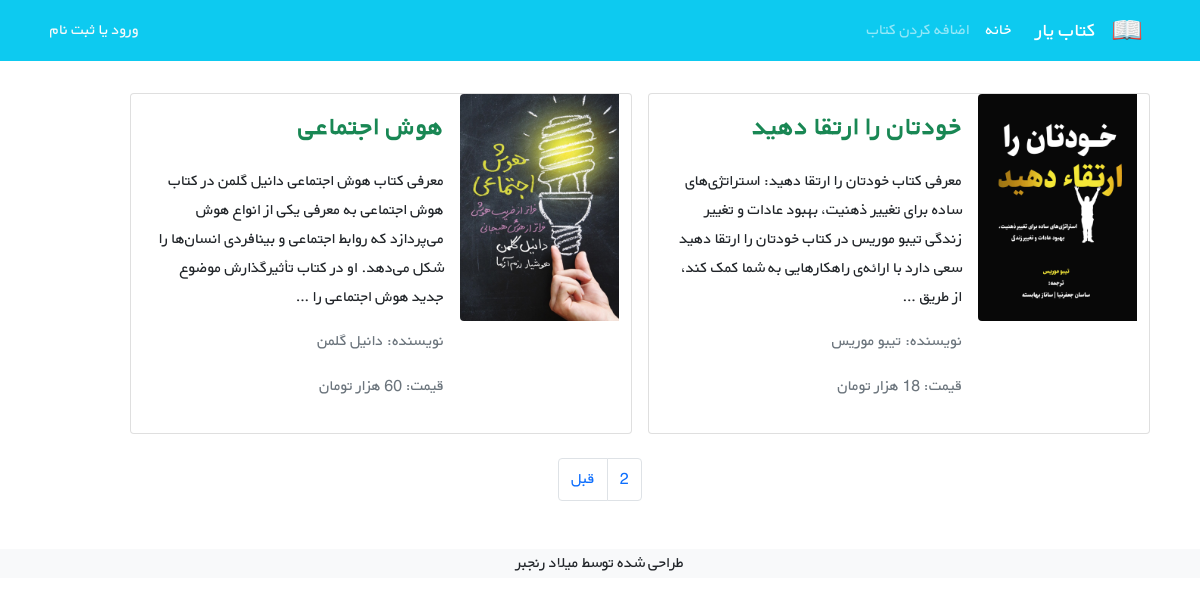
Page /books/?page=2 on the committed database.
### books/models.py (models this page shows, shortened)
class Book(models.Model):
    user = models.ForeignKey(get_user_model(), on_delete=models.CASCADE, default=1, verbose_name='نام کاربری')
    title = models.CharField(max_length=200, verbose_name='عنوان')
    author = models.CharField(max_length=200, verbose_name='نویسنده')
    content = models.TextField(verbose_name='توضیحات')
    price = models.IntegerField(verbose_name='قیمت')
    covers = models.ImageField(upload_to='BookCovers/', blank=True, verbose_name='عکس جلد کتاب')
    def get_absolute_url(self):
        return reverse('book_detail', args=[self.id])

### books/views.py (the view)
# urls.py: path('', BookListView.as_view(), name='book_list'),
class BookListView(generic.ListView):
    model = Book
    template_name = 'books/book_list.html'
    context_object_name = 'books'
    paginate_by = 4

### books/templates/books/book_list.html (shortened to what this page needs)
{% extends 'base.html' %}
{% block content %}
    <div class="container mt-4">
        <div class="row flex-row-reverse">
            {% for book in books %}
                <div class="card m-2" style="max-width: 45%">
                    <div class="row g-0 h-100" dir="rtl">
                        <div class="col-md-4">
                            {% if book.covers %}
                                <img src="{{ book.covers.url }}" class="img-fluid rounded-start" alt="{{ book.title }}">
                            {% endif %}
                        </div>
                        <div class="col-md-8 h-100">
                            <div class="d-flex flex-column justify-content-between h-100">
                                <div class="card-body">
                                    <a class="text-decoration-none text-success" href="{{ book.get_absolute_url }}">
                                        <h3 class="card-title">
                                            <strong>{{ book.title }}</strong>
                                        </h3>
                                    </a>
                                    <p class="card-text pt-3">{{ book.content|truncatewords:35 }}</p>
                                    <p class="text-muted">نویسنده: {{ book.author }}</p>
                                    <p class="text-muted">قیمت: {{ book.price }} هزار تومان</p>
                                </div>
                            </div>
                        </div>
                    </div>
                </div>
            {% endfor %}
        </div>
    </div>
    <nav aria-label="Page navigation" class="mt-3">
        <ul class="pagination justify-content-center">
            {% if page_obj.has_previous %}
                <li class="page-item">
                    <a class="page-link" href="?page={{ page_obj.previous_page_number }}">قبل</a>
                </li>
            {% endif %}
            <li class="page-item">
                <a class="page-link">{{ page_obj.number }}</a>
            </li>
        </ul>
    </nav>
{% endblock %}

### static/css/style.css (style rules this page uses)
* { font-family: 'BYekan', sans-serif; line-height: 1.8rem; }

### rows in the picture
Book: covers (picture), title "خودتان را ارتقا دهید", content "معرفی کتاب خودتان را ارتقا دهید: استراتژی‌های ساده برای تغییر ذهنیت، بهبود عادات و تغییر زندگی تیبو موریس در کتاب خودتان را ارتقا دهید سعی دارد با ارائه‌ی راهکارهایی به شما کمک کند، از طریق …", author "تیبو موریس"
Book: covers (picture), title "هوش اجتماعی", content "معرفی کتاب هوش اجتماعی دانیل گلمن در کتاب هوش اجتماعی به معرفی یکی از انواع هوش می‌پردازد که روابط اجتماعی و بینافردی انسان‌ها را شکل می‌دهد. او در کتاب تأثیرگذارش موضوع جدید هوش اجتماعی را …", author "دانیل گلمن"

### other values in the picture
{{ page_obj.number }} "2"
